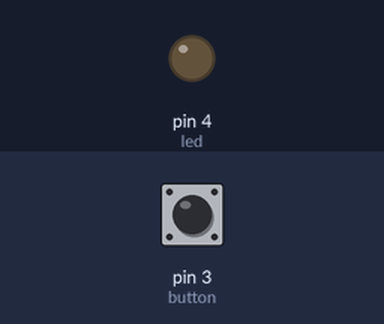
The sketch below on a simulated Arduino Uno, built with avr-gcc and run on an emulated ATmega328P. Parts: output pins drawn as LEDs (lit = HIGH). Dashed ring = blinking. The test bench sets the inputs (shaded band); at power-on: pin 3 (button) LOW.

Above: at 1.2 s.
1.3 s: pin 3 (button) pulled HIGH for 0.15 s
At 1.9 s:
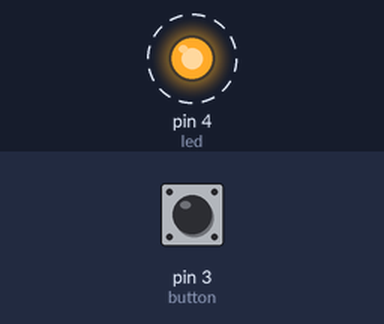
4.4 s: pin 3 (button) pulled HIGH for 1 s
Timing chart, 0 to 7.4 s (numbered marks = the images above; inputs shaded):
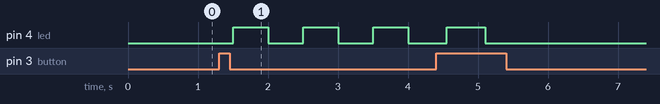

The sketch:

atividade1.ino
```cpp
int led = 4;
int button = 3;
int led2 = 5;
unsigned long lastTime = 0;
bool lastState = false;

//Return true only if the button was pressed and it's not debounce effect.
bool onClickedButton(int button) {
  if(digitalRead(button)){
    delay(50);
    if(!digitalRead(button)){
      delay(50);
        if(!digitalRead(button)){
          return true;
        }
    }
  }

  return false;
}

//Blinks the LED
void ledBlink(int requestedTime) {
    if((millis() - lastTime) > requestedTime && lastState == false){

      lastState = true;
      digitalWrite(led, HIGH);
      lastTime = millis();
    }

    if((millis() - lastTime) > requestedTime && lastState == true){

      lastState = false;
      digitalWrite(led, LOW);
      lastTime = millis();
    }
}

void setup(){
  pinMode(led, OUTPUT);
  pinMode(button, INPUT);
}

void loop() {
  if(onClickedButton(button)){ //If the button was pressed then enter a infinite loop to blink the LED.

    while(true){
      ledBlink(500);
      if(onClickedButton(button)){ //If the button was pressed again then turn the LED off and get out of the loop.
        pinMode(led, LOW);
        break;
      }
    }
  }
}
```

Measured:
- after the input at 1.3 s, pin 4 (led): alternates HIGH for 0.50 s and LOW for 0.50 s, starting after 0.20 s
